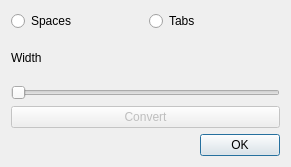
<?xml version="1.0" encoding="UTF-8"?>
<ui version="4.0">
 <class>Dialog</class>
 <widget class="QDialog" name="Dialog">
  <property name="geometry">
   <rect>
    <x>0</x>
    <y>0</y>
    <width>291</width>
    <height>167</height>
   </rect>
  </property>
  <property name="windowTitle">
   <string>Indentation</string>
  </property>
  <layout class="QVBoxLayout" name="verticalLayout">
   <item>
    <layout class="QHBoxLayout" name="horizontalLayout">
     <item>
      <widget class="QRadioButton" name="_spacesRadio">
       <property name="text">
        <string>Spaces</string>
       </property>
      </widget>
     </item>
     <item>
      <widget class="QRadioButton" name="_tabsRadio">
       <property name="text">
        <string>Tabs</string>
       </property>
      </widget>
     </item>
    </layout>
   </item>
   <item>
    <widget class="QLabel" name="_widthLabel">
     <property name="text">
      <string>Width</string>
     </property>
    </widget>
   </item>
   <item>
    <widget class="QSlider" name="_widthSlider">
     <property name="minimum">
      <number>1</number>
     </property>
     <property name="maximum">
      <number>16</number>
     </property>
     <property name="orientation">
      <enum>Qt::Horizontal</enum>
     </property>
    </widget>
   </item>
   <item>
    <widget class="QPushButton" name="_convertButton">
     <property name="enabled">
      <bool>false</bool>
     </property>
     <property name="text">
      <string>Convert</string>
     </property>
    </widget>
   </item>
   <item>
    <widget class="QDialogButtonBox" name="buttonBox">
     <property name="orientation">
      <enum>Qt::Horizontal</enum>
     </property>
     <property name="standardButtons">
      <set>QDialogButtonBox::Ok</set>
     </property>
    </widget>
   </item>
  </layout>
 </widget>
 <resources/>
 <connections>
  <connection>
   <sender>buttonBox</sender>
   <signal>accepted()</signal>
   <receiver>Dialog</receiver>
   <slot>accept()</slot>
   <hints>
    <hint type="sourcelabel">
     <x>248</x>
     <y>254</y>
    </hint>
    <hint type="destinationlabel">
     <x>157</x>
     <y>274</y>
    </hint>
   </hints>
  </connection>
  <connection>
   <sender>buttonBox</sender>
   <signal>rejected()</signal>
   <receiver>Dialog</receiver>
   <slot>reject()</slot>
   <hints>
    <hint type="sourcelabel">
     <x>316</x>
     <y>260</y>
    </hint>
    <hint type="destinationlabel">
     <x>286</x>
     <y>274</y>
    </hint>
   </hints>
  </connection>
 </connections>
</ui>
